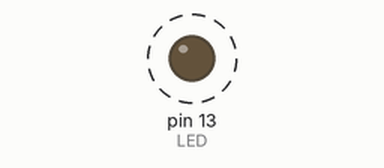
Simulated run of this sketch. Board: Arduino Uno, built with avr-gcc and run on an emulated ATmega328P. On the bench: output pins drawn as LEDs (lit = HIGH). Dashed ring = blinking. What the sketch prints to the serial monitor is not drawn.

Above: at 0.2 s.
Timing chart, 0 to 3.0 s (numbered marks = the images above):
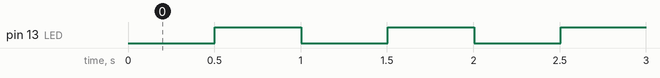

The sketch:

millis.ino
```cpp
unsigned long timer1;
unsigned long timer2;
unsigned long counter = 0;

#define LED 13
bool ledOn = false;

void setup() {
    Serial.begin(9600);
    pinMode(LED, OUTPUT);
}

void loop() {
    // Здесь выполняется код, который не зависит от таймера


    // Проверка таймеров
    if (millis() - timer1 > 1000) {
        timer1 = millis();
        Serial.println(counter);
        counter++;
    }

    if (millis() - timer2 > 500) {
        ledOn = !ledOn;
        digitalWrite(LED, ledOn);
        timer2 = millis();
    }


}
```

Measured:
- by itself, pin 13 (LED): alternates HIGH for 0.50 s and LOW for 0.50 s
